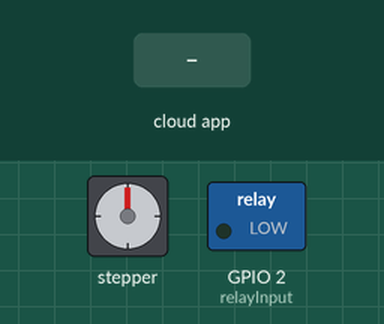
This sketch was run on a simulated ESP8266 (NodeMCU). On the bench: stepper motor, switched loads named in the sketch (green lamp = pin HIGH). Inputs (shaded band) come from the test bench. WiFi joins after 1.5 s; servers stay silent unless stated; stepper angles assume 200 steps per turn; what the sketch prints to the serial monitor is not drawn.

Above: at 2.7 s.
2.8 s: the phone or cloud app sets b to 0
At 3.3 s:
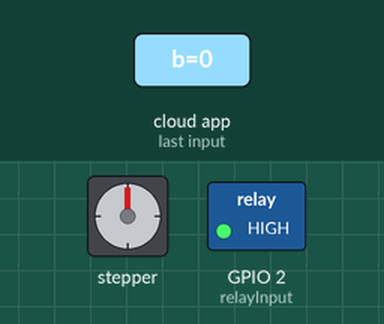
At 3.86 s:
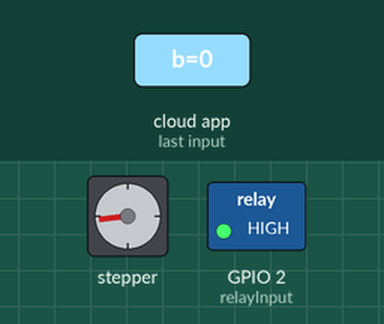
8.8 s: the phone or cloud app sets b to 255
At 9.2 s:
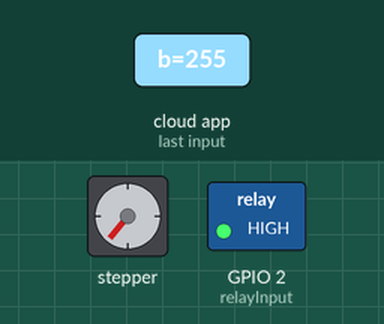
Timing chart, 0 to 19.3 s (numbered marks = the images above; inputs shaded):
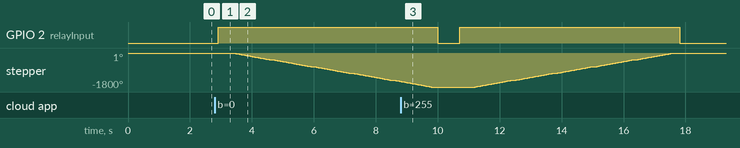

Measured:
- after the input at 2.8 s, GPIO 2 (relayInput): LOW → HIGH after 0.11 s; stepper: keeps turning counter-clockwise at about 279°/s, starting after 0.61 s

The sketch:

Curtians_Version_2.1.ino
```cpp
#ifdef ARDUINO_ARCH_ESP32
#include <WiFi.h>
#else
#include <ESP8266WiFi.h>
#endif
#include <Espalexa.h>
#include <Stepper.h>
int i = 0;
int step_number = 0;
int relayInput = 2;         //D4
const int stepsPerRevolution = 200;

Stepper myStepper(stepsPerRevolution, 16, 5, 4, 0);


boolean connectWifi();

//callback functions
void firstLightChanged(uint8_t brightness);


// WiFi Credentials
const char* ssid = "VillageLAN"; //<----------------------- Wifi details
const char* password = "abracadabra11";

// device names
String Device_1_Name = "b";


boolean wifiConnected = false;

Espalexa espalexa;

void setup()
{
  myStepper.setSpeed(50);
  Serial.begin(115200);


  pinMode(relayInput, OUTPUT);

  if(digitalRead(relayInput) == HIGH){
    Serial.println("\nWe have an error.");
    digitalWrite(relayInput, LOW);
  }

  // Initialise wifi connection
  wifiConnected = connectWifi();

  if (wifiConnected)
  {

    // Define your devices here.
    espalexa.addDevice(Device_1_Name, firstLightChanged); //simplest definition, default state off


    espalexa.begin();
  }
  else
  {
    while (1)
    {
      Serial.println("Cannot connect to WiFi. Please check data and reset the ESP.");
      delay(2500);
    }
  }
}
void spmOn() {
  int a=1;
  Serial.println("\nspm");
  for (int i = 1; i <= 5; i++) {
  Serial.print("run ");
  Serial.println(a);
  myStepper.step(stepsPerRevolution);
  a++;
  delay(100);
  }
}
void spmOff() {
  int a=1;
  Serial.println("\nspm");
  for (int i = 1; i <= 5; i++) {
  Serial.print("run ");
  Serial.println(a);
  myStepper.step(-stepsPerRevolution);
  a++;
  delay(100);
  }
}
void loop()
{
  espalexa.loop();
  delay(100);
}

//our callback functions
void firstLightChanged(uint8_t brightness)
{


  //Control the device
  if (brightness == 255)
  {
    Serial.print("asd1 ");
    delay(100);
    digitalWrite(relayInput, HIGH);
    delay(500);
    spmOn();
    Serial.println("dsa1");
    delay(100);
    digitalWrite(relayInput, LOW);
    digitalWrite(relayInput, LOW);


    delay(500);
  }
  else
  {
    Serial.print("asd2 ");
    delay(100);
    digitalWrite(relayInput, HIGH);
    delay(500);
    spmOff();
    Serial.println("dsa2");
    delay(100);
    digitalWrite(relayInput, LOW);
    digitalWrite(relayInput, LOW);


    delay(500);
  }


}


boolean connectWifi()
{
  boolean state = true;
  int i = 0;

  WiFi.mode(WIFI_STA);
  WiFi.begin(ssid, password);
  Serial.println("");
  Serial.println("Connecting to WiFi");

  // Wait for connection
  Serial.print("Connecting...");
  while (WiFi.status() != WL_CONNECTED) {
    delay(500);
    Serial.print(".");
    if (i > 60) {
      state = false; break;
    }
    i++;
  }
  Serial.println("");
  if (state) {
    Serial.print("Connected to ");
    Serial.println(ssid);
    Serial.print("IP address: ");
    Serial.println(WiFi.localIP());
  }
  else {
    Serial.println("Connection failed.");
  }
  return state;
}
```
